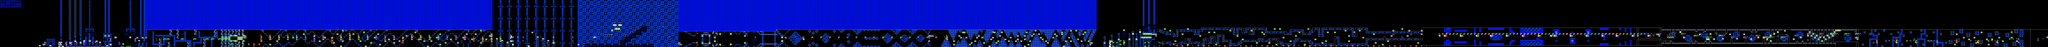

Rendered tile map (Tiled .tmx) drawn with the repository's tilesets; below, a short description and the map source with its tile grids summarised:
An orthogonal 1156x27 tile map with 16x16 px tiles, 2 tile layers (SP, ...), 2 tilesets, 2 image layers.

<map version="1.10" tiledversion="1.11.2" orientation="orthogonal" renderorder="right-down" width="1156" height="27" tilewidth="16" tileheight="16" infinite="0" nextlayerid="5" nextobjectid="1">
 <editorsettings>
  <chunksize width="16" height="27" />
  <export target="../LEVELS/LEVEL DATA/lvlset_A/revolution.csv" format="csv" />
 </editorsettings>
 <tileset firstgid="1" name="famidash" tilewidth="16" tileheight="16" tilecount="256" columns="16">
  <image source="../../../GRAPHICS/famidash.bmp" width="256" height="256" />
 </tileset>
 <tileset firstgid="257" name="sprites" tilewidth="16" tileheight="16" tilecount="256" columns="16">
  <image source="../../../GRAPHICS/sprites.png" width="256" height="256" />
 </tileset>
 <imagelayer id="3" name="Image Layer 1" parallaxx="0.9" parallaxy="0.9" repeatx="1" repeaty="1">
  <image source="../../../GRAPHICS/Old/parallax Blue.bmp" width="144" height="72" />
 </imagelayer>
 <imagelayer id="4" name="Image Layer 2" offsetx="0" offsety="432" repeatx="1">
  <image source="../../../GRAPHICS/ground.bmp" width="64" height="128" />
 </imagelayer>
 <layer id="1" width="1156" height="27">
  <data>[31212 cells, 31212 non-empty, 119 distinct tile ids]</data>
 </layer>
 <layer id="2" name="SP" width="1156" height="27">
  <data>[31212 cells, 781 non-empty, 109 distinct tile ids]</data>
 </layer>
</map>
